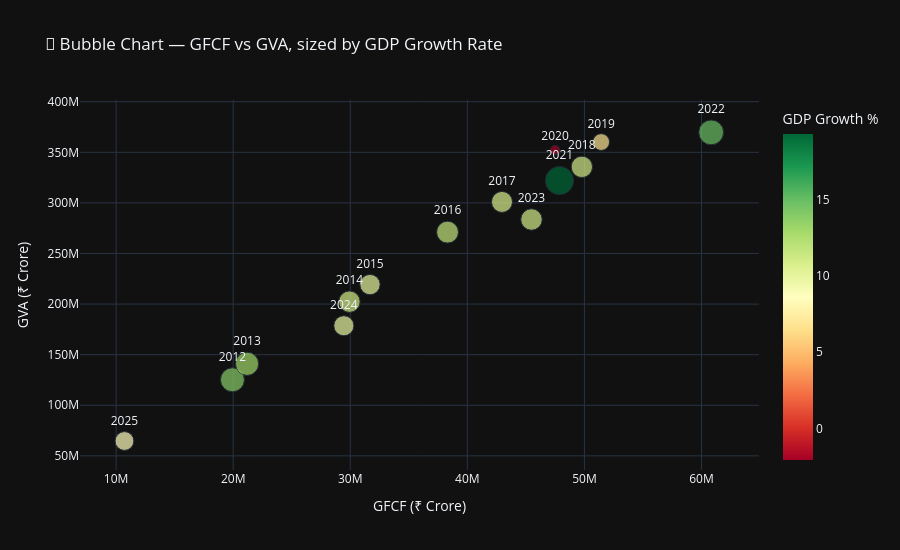

The code cell stored with this chart in its notebook:
### Code cell
gva_b  = df_ann[(df_ann['indicator'] == 'Gross Value Added') & (df_ann['base_year'] == '2011-12')]
gfcf_b = df_ann[(df_ann['indicator'] == 'Gross Fixed Capital Formation') & (df_ann['base_year'] == '2011-12')]
gr_b   = df_rate[(df_rate['indicator'] == 'GDP Growth Rate') & (df_rate['base_year'] == '2011-12')]

gva_yr  = gva_b.groupby('year_int')['current_price'].sum().rename('gva')
gfcf_yr = gfcf_b.groupby('year_int')['current_price'].sum().rename('gfcf')
gr_yr   = gr_b.groupby('year_int')['current_price'].mean().rename('growth_rate')

bubble = pd.concat([gva_yr, gfcf_yr, gr_yr], axis=1).dropna().reset_index()

fig = px.scatter(
    bubble, x='gfcf', y='gva', size=bubble['growth_rate'].abs(),
    color='growth_rate', color_continuous_scale='RdYlGn',
    text='year_int', hover_name='year_int',
    labels={'gfcf': 'GFCF (₹ Crore)', 'gva': 'GVA (₹ Crore)', 'growth_rate': 'GDP Growth %'},
    title='🫧 Bubble Chart — GFCF vs GVA, sized by GDP Growth Rate',
    template='plotly_dark', height=550
)
fig.update_traces(textposition='top center')
fig.show()
fig.write_html('plotly_bubble.html')

### Figure 1 — Plotly figure (JSON) as saved in the notebook; plotly's stock layout.template omitted (floating-point values rounded to 4 significant figures)
{"data": [{"hovertemplate": "<b>%{hovertext}</b><br><br>GFCF (₹ Crore)=%{x}<br>GVA (₹ Crore)=%{y}<br>size=%{marker.size}<br>year_int=%{text}<br>GDP Growth %=%{marker.color}<extra></extra>", "hovertext": [2012.0, 2013.0, 2014.0, 2015.0, 2016.0, 2017.0, 2018.0, 2019.0, 2020.0, 2021.0, 2022.0, 2023.0, 2024.0, 2025.0], "legendgroup": "", "marker": {"color": [13.88, 13.01, 11.01, 9.997, 11.57, 10.68, 11.01, 6.798, -2.075, 19.28, 14.85, 11.07, 9.769, 8.518], "coloraxis": "coloraxis", "size": [13.88, 13.01, 11.01, 9.997, 11.57, 10.68, 11.01, 6.798, 2.075, 19.28, 14.85, 11.07, 9.769, 8.518], "sizemode": "area", "sizeref": 0.0482, "symbol": "circle"}, "mode": "markers+text", "name": "", "orientation": "v", "showlegend": false, "text": [2012.0, 2013.0, 2014.0, 2015.0, 2016.0, 2017.0, 2018.0, 2019.0, 2020.0, 2021.0, 2022.0, 2023.0, 2024.0, 2025.0], "textposition": "top center", "type": "scatter", "x": [19930000.0, 21180000.0, 29930000.0, 31680000.0, 38310000.0, 42960000.0, 49780000.0, 51430000.0, 47490000.0, 47870000.0, 60820000.0, 45480000.0, 29450000.0, 10710000.0], "xaxis": "x", "y": [125200000.0, 141000000.0, 202400000.0, 219300000.0, 271100000.0, 301000000.0, 335600000.0, 360100000.0, 352300000.0, 322000000.0, 369700000.0, 283600000.0, 178600000.0, 64700000.0], "yaxis": "y"}], "layout": {"coloraxis": {"colorbar": {"title": {"text": "GDP Growth %"}}, "colorscale": [[0, "rgb(165,0,38)"], [0.1, "rgb(215,48,39)"], [0.2, "rgb(244,109,67)"], [0.3, "rgb(253,174,97)"], [0.4, "rgb(254,224,139)"], [0.5, "rgb(255,255,191)"], [0.6, "rgb(217,239,139)"], [0.7, "rgb(166,217,106)"], [0.8, "rgb(102,189,99)"], [0.9, "rgb(26,152,80)"], [1, "rgb(0,104,55)"]]}, "height": 550, "legend": {"itemsizing": "constant", "tracegroupgap": 0}, "title": {"text": "🫧 Bubble Chart — GFCF vs GVA, sized by GDP Growth Rate"}, "xaxis": {"anchor": "y", "domain": [0, 1], "title": {"text": "GFCF (₹ Crore)"}}, "yaxis": {"anchor": "x", "domain": [0, 1], "title": {"text": "GVA (₹ Crore)"}}}}
